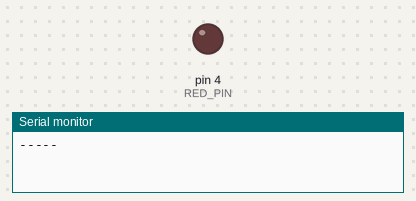
Simulated run of this sketch. Board: Arduino Uno, built with avr-gcc and run on an emulated ATmega328P. On the bench: output pins drawn as LEDs (lit = HIGH), the last lines printed to the serial monitor. Pins used as bus, display or sensor lines are not drawn.

Above: at 20.2 s.
At 31.7 s:
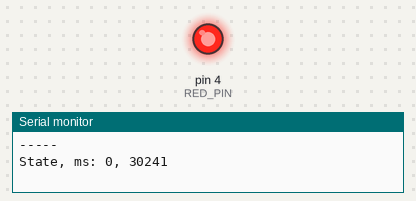
Timing chart, 0 to 40.1 s (numbered marks = the images above):
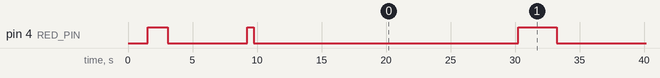

Measured:
- by itself, pin 4 (RED_PIN): goes LOW 6.2 s, HIGH 0.50 s, 5 × (LOW 20.5 s, HIGH 3.0 s), then LOW

The sketch:

led_cloud.ino
```cpp
/* LED Cloud
 *  Controls an RGB LED strip; LEDs are not individually addressable
 */

//#define COMMON_ANODE
#define DEBUG_LOG

#if defined(IS_BEAN)
#else
  // AdaFruit Trinket requires pins 4, 1, 0
  const byte RED_PIN = 4;
  const byte GREEN_PIN = 1;
  const byte BLUE_PIN = 0;
#endif

#include "hsl.h"
#include "square_pattern.h"
#include "rainbow_pattern.h"
#include "triangle_pattern.h"
#include "transition_pattern.h"

struct Rgb rgb;
struct Hsl startColorHsl = {270, 50, 40}; // rebeccaPurple
struct Hsl endColorHsl = {120, 100, 50}; // lime
long startMillis;
byte state = 0;
const byte maxState = 1;

RainbowPattern rainbowP(60); // loop time
SquarePattern squareP(120, 15, 60); // loop time, min lightness, max lightness
TrianglePattern triangleP(120, 15, 60); // loop time, min lightness, max lightness
TransitionPattern transitionP(5, startColorHsl, endColorHsl);

void setup() {
  #ifdef DEBUG_LOG
    Serial.begin(19200);
    Serial.println();
    Serial.println(F("-----"));
  #endif

  // quick connectivity test
  SetLedColor(64, 64, 64);
  for(int i=0; i <= 255; i++) { SetLedColor(i, 0, 0); delay(12); }
  for(int i=0; i <= 255; i++) { SetLedColor(0, i, 0); delay(12); }
  for(int i=0; i <= 255; i++) { SetLedColor(0, 0, i); delay(12); }
  SetLedColor(128, 128, 128);
  delay(500);
  SetLedColor(0, 0, 0);
  delay(500);

  startMillis = millis();
}

void loop() {
  switch (state) {
    case 0:
//      rgb = rainbowP.Update();
      rgb = transitionP.Update();
      SetLedColor(rgb.red, rgb.green, rgb.blue);
      state = CheckState(state, maxState, 20);
      break;

    case 1:
      SetLedColor(128, 0, 0);
      state = CheckState(state, maxState, 3);
      break;

    case 2:
//      rgb = squareP.Update();
      rgb = triangleP.Update();
      SetLedColor(rgb.red, rgb.green, rgb.blue);
      state = CheckState(state, maxState, 20);
      break;

    case 3:
      // Signal end of pattern
      SetLedColor(0, 128, 0);
      state = CheckState(state, maxState, 2);
      break;
  }
}

byte CheckState (byte state, byte maxState, long timeInState) {
  // state is current state
  // timeInState is seconds until state transition
  long currentMillis;
  currentMillis = millis();
  if ((currentMillis - startMillis) > (timeInState * 1000)) {
    #ifdef DEBUG_LOG
      Serial.println();
      Serial.print(F("State, ms: "));
      Serial.print(state);
      Serial.print(F(", "));
      Serial.print(currentMillis);
      Serial.println();
    #endif
    startMillis = currentMillis;
    state = (state + 1) % (maxState + 1);
  }
  return state;
}

void SetLedColor(byte red, byte green, byte blue) {
  #ifdef COMMON_ANODE
    red = 255 - red;
    green = 255 - green;
    blue = 255 - blue;
  #endif
//  #ifdef DEBUG_LOG
//    printRgb(red, green, blue, true);
//  #endif
  #if defined(IS_BEAN)
    Bean.setLed(red, green, blue); // use onboard LED
  #else
    analogWrite(RED_PIN, red);
    analogWrite(GREEN_PIN, green);
    analogWrite(BLUE_PIN, blue);
  #endif
}
```

hsl.h
```cpp
#ifndef HSL_H_
#define HSL_H_

struct Rgb {
  byte red;
  byte green;
  byte blue;
};

struct Hsl {
  int hue;
  float saturation;
  float lightness;
};

struct Rgb HslToRgb(int hue, float saturation, float lightness); //prototype
  /* Hue 0–359, Saturation 0-100, Lightness 0-100, returns RGB tuple
   *
   * As lightness shifts (by 1), RGB colors shift by about 5 or 6.
   * This makes increasing brightness look bumpy.
   */

#endif

// From http://hslpicker.com
// and http://www.w3schools.com/colors/colors_hex.asp
// red        = {0, 100, 50};
// orange     = {39, 100, 50};
// yellow     = {60, 100, 50};
// green      = {120, 100, 25};
// lime       = {120, 100, 50};
// cyan       = {180, 100, 50};
// blue       = {240, 100, 50};
// navy       = {240, 100, 25};
// rebeccapurple = {270, 50, 40};
// purple      = {300, 100, 25};
// magenta     = {300, 100, 50};
```

hsl.ino
```cpp
struct Rgb HslToRgb(int hue, float saturation=100, float lightness=50) {
  float hue01 = hue / 360.0f; // between 0 and 1
  float sat01 = saturation / 100.0f;
  float light01 = lightness / 100.0f;
  float r, g, b;
  float q, p;
  Rgb rgb;
  Hsl hsl;

  if (sat01 == 0.0f) {
      r = g = b = light01 / 100.0;
  } else {
      q = light01 < 0.5f ? light01 * (1.0f + sat01) : light01 + sat01 - light01 * sat01;
      p = 2.0f * light01 - q;

      r = HueToRgb(p, q, hue01 + 1.0f / 3.0f);
      g = HueToRgb(p, q, hue01);
      b = HueToRgb(p, q, hue01 - 1.0f / 3.0f);
  }

  rgb.red = (int)(r * 255);
  rgb.green = (int)(g * 255);
  rgb.blue = (int)(b * 255);
  return rgb;
}

float HueToRgb(float p, float q, float t) {
    if (t < 0.0f) t += 1.0f;
    if (t > 1.0f) t -= 1.0f;
    if (t < 1.0f / 6.0f) return p + (q - p) * 6.0f * t;
    if (t < 1.0f / 2.0f) return q;
    if (t < 2.0f / 3.0f) return p + (q - p) * (2.0f / 3.0f - t) * 6.0f;
    return p;
}

#ifdef DEBUG_LOG
void printHsl (int h, int s, int l, bool eol) {
  Serial.print(F("HSL "));
  Serial.print(h);
  Serial.print(F(", "));
  Serial.print(s);
  Serial.print(F(", "));
  Serial.print(l);
  Serial.print(F(" "));
  if (eol) { Serial.println(); }
}

void printRgb (byte r, byte g, byte b, bool eol) {
  Serial.print(F("RGB "));
  Serial.print(r);
  Serial.print(F(", "));
  Serial.print(g);
  Serial.print(F(", "));
  Serial.print(b);
  Serial.print(F(" "));
  if (eol) { Serial.println(); }
}
#endif
```

rainbow_pattern.h
```cpp
#ifndef RAINBOWPATTERN_H
#define RAINBOWPATTERN_H

class RainbowPattern
{
   /* Returns RGB values around the color wheel
   *
   *  setLoopTime is (roughly) seconds to go around the color wheel
   *  Call Update() repeatedly; colors change as time passes
   */

  private:
    struct Rgb rgb;
    int hue;

    long previousMillis;
    long currentMillis;
    int delayPerStep;

  public:
    RainbowPattern(int setLoopTime);
    Rgb Update();
};

#endif
```

rainbow_pattern.ino
```cpp
#include "rainbow_pattern.h"

RainbowPattern::RainbowPattern(int setLoopTime) {
  // Constructor
  hue = 300;
  delayPerStep = int(setLoopTime * 1000 / 360);
}

Rgb RainbowPattern::Update() {
  currentMillis = millis();
  if ((currentMillis - previousMillis) >= delayPerStep) {
    previousMillis = currentMillis;
    hue = (hue + 1) % 360;
  }
  rgb = HslToRgb(hue, 100, 50);

//  #ifdef DEBUG_LOG
//    Serial.print(F("Hue: "));
//    Serial.print(hue);
//    Serial.print(F(". "));
//  #endif

  return rgb;
}
```

square_pattern.h
```cpp
#ifndef SQUAREPATTERN_H
#define SQUAREPATTERN_H

class SquarePattern
{
  /* Returns RGB values around the color wheel while varying lightness
   *
   *  setLoopTime is (roughly) seconds to go around the color wheel
   *  Call Update() repeatedly; colors change as time passes
   *
   *  Go from dim to bright,
   *  change hue,
   *  go from bright to dim
   *  change hue.
   */

  private:
    struct Rgb rgb;
    int hue;
    byte saturation;
    byte minLightness;
    byte maxLightness;
    float lightness;
    const int waveWidth = 20;
    int loopSteps;

    byte state;
    long previousMillis;
    long currentMillis;
    int delayPerStep;

  public:
    SquarePattern(int setLoopTime, int setMinLightness, int setMaxLightness);
    Rgb Update();
};

#endif
```

square_pattern.ino
```cpp
#include "square_pattern.h"

SquarePattern::SquarePattern(int setLoopTime, int setMinLightness, int setMaxLightness) {
  // Constructor
  hue = 300;
  saturation = 100;
  minLightness = setMinLightness;
  maxLightness = setMaxLightness;
  lightness = minLightness;
  rgb = HslToRgb(hue, saturation, lightness);

// horizontal steps change hue. There are 360 horz steps
// vertical steps change lightness. There are maxLight-minLight (45) full steps
// vertical steps are repeated every waveWidth (20) degrees, so 360/waveWidth = 18
// therefore vert steps = 45 * 18 = 810
  loopSteps = 360 + ((maxLightness - minLightness) * 360 / waveWidth);
  delayPerStep = int(setLoopTime * 1000.0 / loopSteps);
  state = 0;
}

Rgb SquarePattern::Update() {
  currentMillis = millis();
  if ((state == 0) && ((currentMillis - previousMillis) >= (delayPerStep /5))) {
      // brightening lightness
      previousMillis = currentMillis;
      lightness = lightness + 0.2;
      if (lightness >= maxLightness)
        state = state + 1;
    } else if ((state == 1) && ((currentMillis - previousMillis) >= delayPerStep)) {
      // increasing hue at max lightness
      previousMillis = currentMillis;
      hue = hue + 1;
      if ((hue % (waveWidth * 2)) == waveWidth)
        state = state + 1;

    } else if ((state == 2) && ((currentMillis - previousMillis) >= (delayPerStep /5))) {
      // reducing lightness
      previousMillis = currentMillis;
      lightness = lightness - 0.2;
      if (lightness <= minLightness)
        state = state + 1;

    } else if ((state == 3) && ((currentMillis - previousMillis) >= delayPerStep)) {
      // increasing hue at min lightness
      previousMillis = currentMillis;
      hue = hue + 1;
      if ((hue % (waveWidth * 2)) == 0)
        state = 0;
    }

    if (hue == 360)
      hue = 0;
    rgb = HslToRgb(hue, saturation, lightness);

//  #ifdef DEBUG_LOG
//    Serial.print(F("State: "));
//    Serial.print(state);
//    Serial.print(F(". HSL: "));
//    Serial.print(hue);
//    Serial.print(F(", "));
//    Serial.print(saturation);
//    Serial.print(F(", "));
//    Serial.print(lightness);
//    Serial.print(F(". "));
//  #endif

  return rgb;
}
```

transition_pattern.h
```cpp
#ifndef TRANSITIONPATTERN_H
#define TRANSITIONPATTERN_H

class TransitionPattern
{
  /* Returns RGB values as it transitions from one HSL color to another
   *
   *  setLoopTime is (roughly) seconds to change from one to the other
   *  Call Update() repeatedly; colors change as time passes
   *
   */

  private:
    struct Rgb rgb;
    int hue, endHue;
    byte saturation, endSaturation;
    float lightness, endLightness;
    int deltaHue, deltaSaturation, deltaLightness;
    int hueDelay, saturationDelay, lightnessDelay;

    long huePreviousMillis, saturationPreviousMillis, lightnessPreviousMillis;
    long currentMillis;

  public:
    TransitionPattern(int setLoopTime, struct Hsl startColor, struct Hsl endColor);
    Rgb Update();
};

#endif
```

transition_pattern.ino
```cpp
#include "transition_pattern.h"

TransitionPattern::TransitionPattern(int setLoopTime, Hsl startColor, Hsl endColor) {
  // Constructor
  // for h, s, and l, calculate how much they must change
  // positive/negative values indicate increment/decrement
  hue = startColor.hue;
  saturation = startColor.saturation;
  lightness = startColor.lightness;
  endHue = endColor.hue;
  endSaturation = endColor.saturation;
  endLightness = endColor.lightness;

  deltaHue = (endColor.hue - startColor.hue) % 360;
  if (deltaHue > 180) { deltaHue = 360 - abs(deltaHue); }
  if (deltaHue < -180) { deltaHue = -(360 - abs(deltaHue)); }

  deltaSaturation = endColor.saturation - startColor.saturation;
  deltaLightness = endColor.lightness - startColor.lightness;

  // for each calculate how many millis between changes
  hueDelay = int(setLoopTime * 1000 / abs(deltaHue));
  saturationDelay = int(setLoopTime * 1000 / abs(deltaSaturation));
  lightnessDelay = int(setLoopTime * 1000 / abs(deltaLightness));
}

Rgb TransitionPattern::Update() {
  if ((hue == endHue) and (saturation == endSaturation) and (abs(lightness - endLightness) < 1)) {
    return rgb;
    #ifdef DEBUG_LOG
      printHsl(hue, saturation, lightness, true);
    #endif
  }

  currentMillis = millis();
  if ((hue != endHue) and ((currentMillis - huePreviousMillis) >= hueDelay)) {
    huePreviousMillis = currentMillis;
    (deltaHue > 1) ? hue++ : hue--;
//    #ifdef DEBUG_LOG
//      Serial.print("................H: ");
//      printHsl(hue, saturation, lightness, true);
//    #endif
  }
  if ((saturation != endSaturation) and ((currentMillis - saturationPreviousMillis) >= saturationDelay)) {
    saturationPreviousMillis = currentMillis;
    (deltaSaturation > 1) ? saturation++ : saturation--;
//    #ifdef DEBUG_LOG
//      Serial.print("................S: ");
//      printHsl(hue, saturation, lightness, true);
//    #endif
  }
  if ((abs(lightness - endLightness) >= 1) and ((currentMillis - lightnessPreviousMillis) >= lightnessDelay)) {
    lightnessPreviousMillis = currentMillis;
    (deltaLightness > 1) ? lightness++: lightness--;
//    #ifdef DEBUG_LOG
//      Serial.print("................L: ");
//      printHsl(hue, saturation, lightness, true);
//    #endif
  }

  rgb = HslToRgb(hue, saturation, lightness);

  return rgb;
}
```

triangle_pattern.h
```cpp
#ifndef TRIANGLEPATTERN_H
#define TRIANGLEPATTERN_H

class TrianglePattern
{
  /*  Returns RGB values around the color wheel while varying lightness
   *
   *  setLoopTime is (roughly) seconds to go around the color wheel
   *  Call Update() repeatedly; colors change as time passes
   *
   *  While lightness increases to max, hue increases,
   *  Then while lightness decreases to min, hue increases
   */

  private:
    struct Rgb rgb;
    int hue;
    byte saturation;
    byte minLightness;
    byte maxLightness;
    float lightness;
    const int waveWidth = 20;
    int loopSteps;

    byte state;
    long previousMillis;
    long currentMillis;
    int delayPerStep;

  public:
    TrianglePattern(int setLoopTime, int setMinLightness, int setMaxLightness);
    Rgb Update();
};

#endif
```

triangle_pattern.ino
```cpp
#include "triangle_pattern.h"

TrianglePattern::TrianglePattern(int setLoopTime, int setMinLightness, int setMaxLightness) {
  // Constructor
  hue = 300;
  saturation = 100;
  minLightness = setMinLightness;
  maxLightness = setMaxLightness;
  lightness = minLightness;
  rgb = HslToRgb(hue, saturation, lightness);

  loopSteps = 360;
  delayPerStep = int(setLoopTime * 1000.0 / loopSteps);
  state = 0;
}

Rgb TrianglePattern::Update() {
  currentMillis = millis();
  if ((state == 0) && ((currentMillis - previousMillis) >= delayPerStep)) {
      // increase hue and lightness
      previousMillis = currentMillis;
      hue = (hue + 1) % 360;
      lightness = lightness + 0.2;
      if (lightness >= maxLightness)
        state = 1;

  } else if ((state == 1) && ((currentMillis - previousMillis) >= delayPerStep)) {
      // incrase hue, decrease lightness
      previousMillis = currentMillis;
      hue = (hue + 1) % 360;
      lightness = lightness - 0.2;
      if (lightness <= minLightness)
        state = 0;

  }

  rgb = HslToRgb(hue, saturation, lightness);

//  #ifdef DEBUG_LOG
//    Serial.print(F("State: "));
//    Serial.print(state);
//    Serial.print(F(". HSL: "));
//    Serial.print(hue);
//    Serial.print(F(", "));
//    Serial.print(saturation);
//    Serial.print(F(", "));
//    Serial.print(lightness);
//    Serial.print(F(". "));
//  #endif

  return rgb;
}
```
